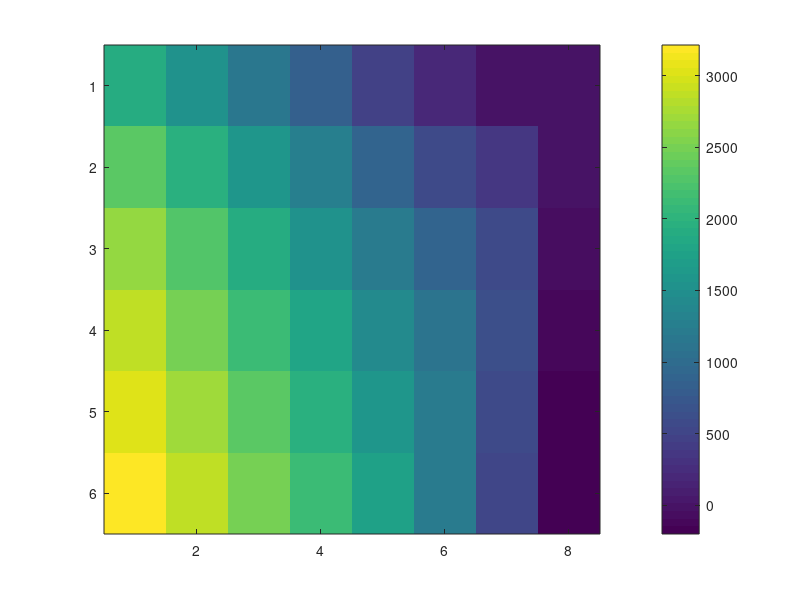
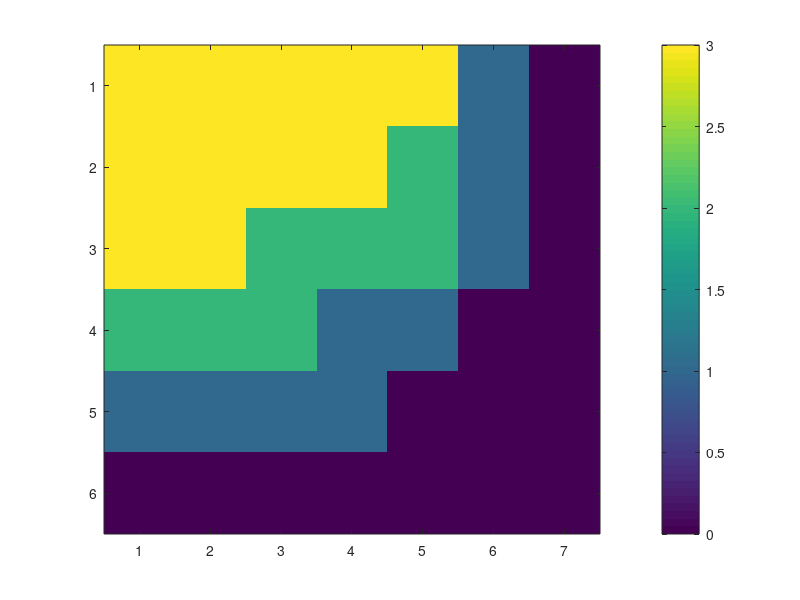

Recreate these plots in MATLAB, in order.
% Set up possible number of purchases and purchase distribution
numPurchases = [0 1 2 3 4];
probDist = [0.2231	0.3347	0.2510	0.1255	0.0657];

% Number of days and our stock (X)
numDays = 7;
stock = [0 1 2 3 4 5];

% Objective
revenue = 500;
orderCost = 200;
opportunityCost = 5*stock + 3*stock.^2;
terminalCost = 25*stock +  3*stock.^2;

discountFactor = 1;

V = zeros(length(stock), numDays+1);
Pi = zeros(length(stock), numDays);

% Initialize with terminal condition (-cost because we are maximizing
% profit)
V(:, numDays+1) = -terminalCost;
size(V)

% Iterate backwards through days
for k = (numDays):-1:1
    % For each possible stock
    for j=1:length(stock)
        x = stock(j);
        A = 0:stock(end)-x;
        objective = zeros(size(A));
        % For each possible action
        for i=1:length(A)
            a = A(i);
            % Deterministic part of the reward
            objective(i) = -orderCost*a-opportunityCost(j);
            
            % Take expectation over random part
            for l=1:length(numPurchases)
                purchases = min(x, numPurchases(l));
                objective(i) = objective(i) + probDist(l)*(revenue*purchases + discountFactor*V(x-purchases+a+1, k+1));
            end

        end
        % Store the best value and the action that led to it
        [maxValue, maxIndex] = max(objective);
        V(j, k) = maxValue;
        Pi(j,k) = A(maxIndex);
    end
end

% Visualize results
close all;
figure
imagesc(V); colorbar;
figure
imagesc(Pi); colorbar;
